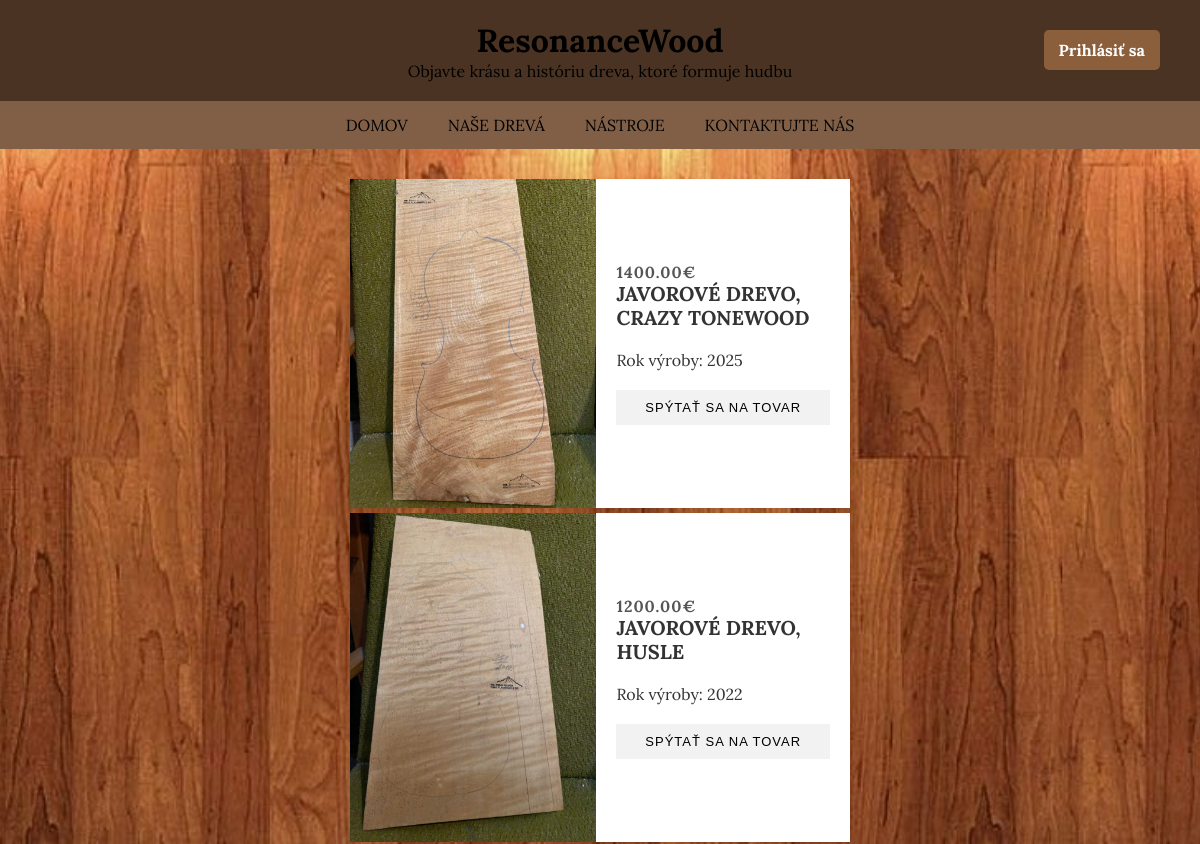
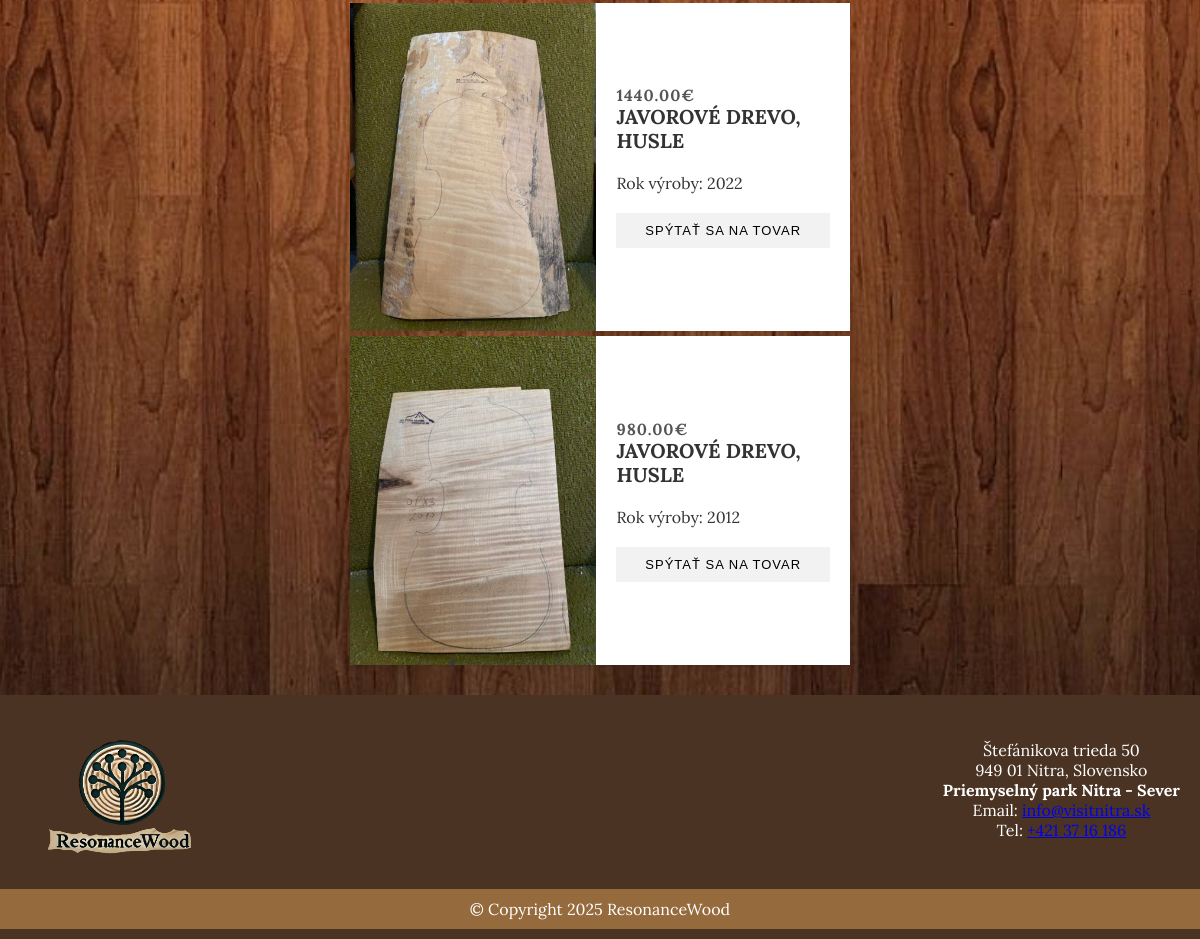
/javor.php, run on the app's committed database (2 pictures, top to bottom).
### tables this page shows
CREATE TABLE products (
                          id INT AUTO_INCREMENT PRIMARY KEY,
                          wood_type_id INT NOT NULL,
                          name VARCHAR(255) NOT NULL,
                          image VARCHAR(255),
                          price DECIMAL(10,2) NOT NULL,
                          rok  DECIMAL(10) NOT NULL,
                          FOREIGN KEY (wood_type_id) REFERENCES wood_types(id) ON DELETE CASCADE
);

### _inc/classes/Database.php (called while the page is built)
<?php
class Database {
    private $host = "localhost";
    private $db = "db";
    private $user = "root";
    private $pass = "";
    private $charset = "utf8";
    private $pdo;
    public function __construct() {
        $dsn = "mysql:host={$this->host};dbname={$this->db};charset={$this->charset}";
        try {
            $this->pdo = new PDO($dsn, $this->user, $this->pass);
            $this->pdo->setAttribute(PDO::ATTR_ERRMODE, PDO::ERRMODE_EXCEPTION);
        } catch (PDOException $e) {
            die('Connection failed: ' . $e->getMessage());
        }
    }
    public function __destruct(){
        $this->pdo = null;
    }
    public function getConnection(){
        return $this->pdo;
    }
}

### _inc/classes/Authenticate.php (called while the page is built, shortened)
<?php
class Authenticate{
    public function isLoggedIn() {
        return isset($_SESSION["user_id"]);
    }
}

### _inc/classes/Menu.php (called while the page is built)
<?php
class Menu {
    private $menuItems;
    public function __construct() {
        if (empty($menuItems)) {
            $menuItems = [
                ['label' => 'Domov', 'link' => 'index.php'],
                ['label' => 'Naše drevá', 'link' => 'naseDreva.php'],
                ['label' => 'Nástroje', 'link' => 'nastroje.php'],
                ['label' => 'Kontaktujte nás', 'link' => 'kontakt.php']
            ];
        }
        $this->menuItems = $menuItems;
    }
    public function getMenuItems() {
        return $this->menuItems;
    }
}

### javor.php (the view, shortened to what this page needs)
<?php
include("partials/header.php");
require_once("_inc/classes/Database.php");
$db = new Database();
$conn = $db->getConnection();
$woodType = 4;
$stmt = $conn->prepare("SELECT * FROM products WHERE wood_type_id = ?");
$stmt->execute([$woodType]);
$products = $stmt->fetchAll(PDO::FETCH_ASSOC);
?>
    <main class="main-content">
        <div class="product-grid">
            <?php
            foreach ($products as $item) {
                echo '<div class="product-card">';
                echo '<div class="product-image">';
                echo '<img src="' . $item['image'] . '" alt="' . $item['name'] . '">';
                echo '</div>';
                echo '<div class="product-info">';
                echo '<div class="product-category">'. $item['price'] . "€" . '</div>';
                echo '<h2 class="product-title">' . $item['name'] . '</h2>';
                echo '<p>' . "Rok výroby: ". $item['rok'] . '</p>';
                echo '<button class="product-inquiry">Spýtať sa na tovar</button>';
                echo '</div>';
                echo '</div>';
            }
            ?>
        </div>
    </main>
<?php
include("partials/footer.php");

### partials/header.php (shortened to what this page needs)
<!DOCTYPE html>
<html lang="sk">
<head>
    <link rel="stylesheet" href="css/main.css">
</head>
<header>
    <div class="header-center">
        <h1>ResonanceWood</h1>
        <p>Objavte krásu a históriu dreva, ktoré formuje hudbu</p>
    </div>
    <div class="header-right">
        <?php
        $db = new Database();
        $auth = new Authenticate($db);
        if ($auth->isLoggedIn()) {
            echo '<a href="logout.php" class="login-button">Odhlásiť sa</a>';
        }else{
            echo '<a href="login.php" class="login-button">Prihlásiť sa</a>';
        }
        ?>
    </div>
</header>
<nav>
    <?php
    $menu = new Menu();
    $menuItems = $menu->getMenuItems();
    foreach ($menuItems as $item) {
        echo '<a href="' . $item['link'] . '">' . $item['label'] . '</a>';
    }
    ?>
</nav>

### partials/footer.php
<footer>
    <div class="footer-container">
        <div class="footer-left">
            <img src="Images/logo.png" alt="Logo" class="footer-logo">
        </div>
        <div class="footer-mid">
            <p>Štefánikova trieda 50<br>949 01 Nitra, Slovensko</p>
            <p><strong> Priemyselný park Nitra - Sever</strong></p>
            <p>Email: <a href="mailto:stefan.poliacik@gmail.com"> info@visitnitra.sk</a></p>
            <p>Tel: <a href="tel:+421 37 16 186">+421 37 16 186</a></p>
        </div>
    </div>
    <div class="footer-bottom">
        <p>© Copyright 2025 ResonanceWood</p>
    </div>
</footer>

### css/main.css (style rules this page uses)
* { margin: 0; padding: 0; box-sizing: border-box; }
header { position: relative; background-color: #4a3323; padding: 20px 40px; display: flex; align-items: center; justify-content: center; }
.header-center { text-align: center; color: black; }
.header-right { position: absolute; right: 40px; top: 40px; }
.login-button { background-color: #8b5e3c; color: white; padding: 10px 15px; text-decoration: none; border-radius: 5px; font-weight: bold; }
header h1 { margin: 0; }
nav { display: flex; justify-content: center; background-color: #805f46; }
nav a { color: #000000; padding: 14px 20px; text-decoration: none; text-transform: uppercase; transition: background-color 0.3s ease; }
.main-content { display: flex; flex-wrap: wrap; justify-content: center; padding: 20px; flex: 1; }
footer { background-color: #4A3323FF; color: #ffffff; padding: 10px 0; text-align: center; width: 100%; margin-top: auto; }
.footer-container { display: flex; justify-content: space-between; align-items: center; padding: 0 20px; margin-top: 0; }
.footer-left { text-align: left; }
.footer-logo { max-width: 200px; margin-bottom: 10px; }
.footer-bottom { background-color: #956b3e; text-align: center; padding: 10px; margin-top: 15px; }
.product-grid { display: flex; flex-wrap: wrap; justify-content: center; gap: 5px; padding: 10px; max-width: 1000px; margin: 0 auto; }
.product-card { display: flex; flex-direction: row; width: 80%; max-width: 500px; margin: 0 auto; box-shadow: 0 2px 5px rgba(0,0,0,0.1); }
.product-image { width: 60%; position: relative; }
.product-image img { width: 100%; height: auto; max-height: 500px; object-fit: contain; display: block; }
.product-info { width: 60%; padding: 20px; display: flex; flex-direction: column; justify-content: center; background-color: white; }
.product-category { font-size: 16px; color: #555; text-transform: uppercase; letter-spacing: 1px; font-weight: bold; margin-bottom: 0; }
.product-title { font-size: 20px; font-weight: bold; margin-bottom: 20px; color: #333; text-transform: uppercase; line-height: 1.2; }
.product-inquiry { background-color: #f2f2f2; border: none; padding: 10px 20px; text-transform: uppercase; font-size: 13px; letter-spacing: 1px; cursor: pointer; transition: background-color 0.3s; margin-top: 20px; text-align: center; font-weight: 500; }

### data on the page
products: image (picture), price "1400.00", name "JAVOROVÉ DREVO, CRAZY TONEWOOD", rok "2025"
products: image (picture), price "1200.00", name "JAVOROVÉ DREVO, HUSLE", rok "2022"
products: image (picture), price "1440.00", name "JAVOROVÉ DREVO, HUSLE", rok "2022"
products: image (picture), price "980.00", name "JAVOROVÉ DREVO, HUSLE", rok "2012"

### other printed values
$item['label'] "DOMOV"
$item['label'] "NAŠE DREVÁ"
$item['label'] "NÁSTROJE"
$item['label'] "KONTAKTUJTE NÁS"
